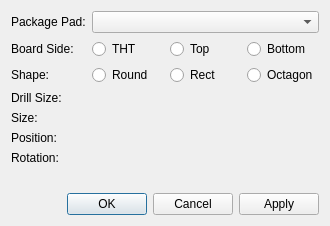
<?xml version="1.0" encoding="UTF-8"?>
<ui version="4.0">
 <class>librepcb::library::editor::FootprintPadPropertiesDialog</class>
 <widget class="QDialog" name="librepcb::library::editor::FootprintPadPropertiesDialog">
  <property name="geometry">
   <rect>
    <x>0</x>
    <y>0</y>
    <width>330</width>
    <height>226</height>
   </rect>
  </property>
  <property name="windowTitle">
   <string>Pad Properties</string>
  </property>
  <layout class="QVBoxLayout" name="verticalLayout">
   <item>
    <layout class="QFormLayout" name="formLayout">
     <item row="0" column="0">
      <widget class="QLabel" name="label">
       <property name="text">
        <string>Package Pad:</string>
       </property>
      </widget>
     </item>
     <item row="0" column="1">
      <widget class="QComboBox" name="cbxPackagePad"/>
     </item>
     <item row="1" column="0">
      <widget class="QLabel" name="label_2">
       <property name="text">
        <string>Board Side:</string>
       </property>
      </widget>
     </item>
     <item row="1" column="1">
      <widget class="QWidget" name="boardSideWidget" native="true">
       <layout class="QHBoxLayout" name="horizontalLayout_5">
        <property name="leftMargin">
         <number>0</number>
        </property>
        <property name="topMargin">
         <number>0</number>
        </property>
        <property name="rightMargin">
         <number>0</number>
        </property>
        <property name="bottomMargin">
         <number>0</number>
        </property>
        <item>
         <widget class="QRadioButton" name="rbtnBoardSideTht">
          <property name="text">
           <string>THT</string>
          </property>
         </widget>
        </item>
        <item>
         <widget class="QRadioButton" name="rbtnBoardSideTop">
          <property name="text">
           <string>Top</string>
          </property>
         </widget>
        </item>
        <item>
         <widget class="QRadioButton" name="rbtnBoardSideBottom">
          <property name="text">
           <string>Bottom</string>
          </property>
         </widget>
        </item>
       </layout>
      </widget>
     </item>
     <item row="2" column="0">
      <widget class="QLabel" name="label_3">
       <property name="text">
        <string>Shape:</string>
       </property>
      </widget>
     </item>
     <item row="2" column="1">
      <widget class="QWidget" name="shapeWidget" native="true">
       <layout class="QHBoxLayout" name="horizontalLayout_2">
        <property name="leftMargin">
         <number>0</number>
        </property>
        <property name="topMargin">
         <number>0</number>
        </property>
        <property name="rightMargin">
         <number>0</number>
        </property>
        <property name="bottomMargin">
         <number>0</number>
        </property>
        <item>
         <widget class="QRadioButton" name="rbtnShapeRound">
          <property name="text">
           <string>Round</string>
          </property>
         </widget>
        </item>
        <item>
         <widget class="QRadioButton" name="rbtnShapeRect">
          <property name="text">
           <string>Rect</string>
          </property>
         </widget>
        </item>
        <item>
         <widget class="QRadioButton" name="rbtnShapeOctagon">
          <property name="text">
           <string>Octagon</string>
          </property>
         </widget>
        </item>
       </layout>
      </widget>
     </item>
     <item row="3" column="0">
      <widget class="QLabel" name="label_6">
       <property name="text">
        <string>Drill Size:</string>
       </property>
      </widget>
     </item>
     <item row="4" column="0">
      <widget class="QLabel" name="label_7">
       <property name="text">
        <string>Size:</string>
       </property>
      </widget>
     </item>
     <item row="4" column="1">
      <layout class="QHBoxLayout" name="horizontalLayout_4">
       <item>
        <widget class="librepcb::PositiveLengthEdit" name="edtWidth" native="true"/>
       </item>
       <item>
        <widget class="librepcb::PositiveLengthEdit" name="edtHeight" native="true"/>
       </item>
      </layout>
     </item>
     <item row="5" column="0">
      <widget class="QLabel" name="label_4">
       <property name="text">
        <string>Position:</string>
       </property>
      </widget>
     </item>
     <item row="5" column="1">
      <layout class="QHBoxLayout" name="horizontalLayout">
       <item>
        <widget class="librepcb::LengthEdit" name="edtPosX" native="true"/>
       </item>
       <item>
        <widget class="librepcb::LengthEdit" name="edtPosY" native="true"/>
       </item>
      </layout>
     </item>
     <item row="6" column="0">
      <widget class="QLabel" name="label_5">
       <property name="text">
        <string>Rotation:</string>
       </property>
      </widget>
     </item>
     <item row="3" column="1">
       <layout class="QHBoxLayout" name="horizontalLayout">
       <item>
        <widget class="librepcb::UnsignedLengthEdit" name="edtDrillWidth" native="true"/>
       </item>
       <item>
        <widget class="librepcb::UnsignedLengthEdit" name="edtDrillHeight" native="true"/>
       </item>
      </layout>
     </item>
     <item row="6" column="1">
      <widget class="librepcb::AngleEdit" name="edtRotation" native="true"/>
     </item>
    </layout>
   </item>
   <item>
    <widget class="QDialogButtonBox" name="buttonBox">
     <property name="orientation">
      <enum>Qt::Horizontal</enum>
     </property>
     <property name="standardButtons">
      <set>QDialogButtonBox::Apply|QDialogButtonBox::Cancel|QDialogButtonBox::Ok</set>
     </property>
    </widget>
   </item>
  </layout>
 </widget>
 <customwidgets>
  <customwidget>
   <class>librepcb::LengthEdit</class>
   <extends>QWidget</extends>
   <header location="global">librepcb/common/widgets/lengthedit.h</header>
   <container>1</container>
  </customwidget>
  <customwidget>
   <class>librepcb::AngleEdit</class>
   <extends>QWidget</extends>
   <header location="global">librepcb/common/widgets/angleedit.h</header>
   <container>1</container>
  </customwidget>
  <customwidget>
   <class>librepcb::UnsignedLengthEdit</class>
   <extends>QWidget</extends>
   <header location="global">librepcb/common/widgets/unsignedlengthedit.h</header>
   <container>1</container>
  </customwidget>
  <customwidget>
   <class>librepcb::PositiveLengthEdit</class>
   <extends>QWidget</extends>
   <header location="global">librepcb/common/widgets/positivelengthedit.h</header>
   <container>1</container>
  </customwidget>
 </customwidgets>
 <tabstops>
  <tabstop>cbxPackagePad</tabstop>
  <tabstop>boardSideWidget</tabstop>
  <tabstop>shapeWidget</tabstop>
  <tabstop>edtDrillWidth</tabstop>
  <tabstop>edtDrillHeight</tabstop>
  <tabstop>edtWidth</tabstop>
  <tabstop>edtHeight</tabstop>
  <tabstop>edtPosX</tabstop>
  <tabstop>edtPosY</tabstop>
  <tabstop>edtRotation</tabstop>
 </tabstops>
 <resources/>
 <connections/>
</ui>
